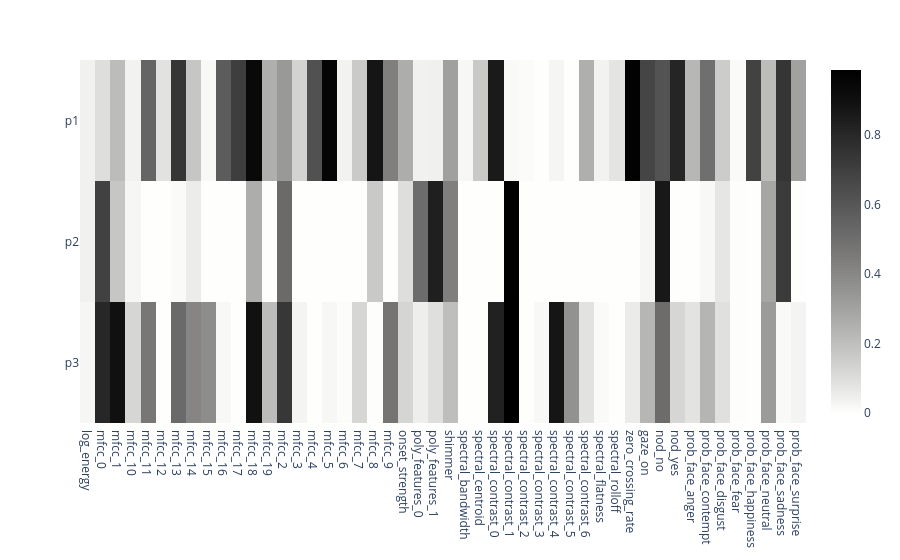

Notebook code for this chart:
### Code cell
fig_p

### Figure 1 — Plotly figure (JSON) as saved in the notebook; plotly's stock layout.template omitted (floating-point values rounded to 4 significant figures; data arrays with more than 128 entries replaced by an {"elided": "..."} marker saying what was removed)
{"data": [{"coloraxis": "coloraxis", "hovertemplate": "x: %{x}<br>y: %{y}<br>color: %{z}<extra></extra>", "name": "0", "texttemplate": "%{z}", "type": "heatmap", "x": ["log_energy", "mfcc_0", "mfcc_1", "mfcc_10", "mfcc_11", "mfcc_12", "mfcc_13", "mfcc_14", "mfcc_15", "mfcc_16", "mfcc_17", "mfcc_18", "mfcc_19", "mfcc_2", "mfcc_3", "mfcc_4", "mfcc_5", "mfcc_6", "mfcc_7", "mfcc_8", "mfcc_9", "onset_strength", "poly_features_0", "poly_features_1", "shimmer", "spectral_bandwidth", "spectral_centroid", "spectral_contrast_0", "spectral_contrast_1", "spectral_contrast_2", "spectral_contrast_3", "spectral_contrast_4", "spectral_contrast_5", "spectral_contrast_6", "spectral_flatness", "spectral_rolloff", "zero_crossing_rate", "gaze_on", "nod_no", "nod_yes", "prob_face_anger", "prob_face_contempt", "prob_face_disgust", "prob_face_fear", "prob_face_happiness", "prob_face_neutral", "prob_face_sadness", "prob_face_surprise"], "xaxis": "x", "y": ["p1", "p2", "p3"], "yaxis": "y", "z": {"elided": "3x48 float values"}}], "layout": {"coloraxis": {"colorscale": [[0, "rgb(254, 254, 253)"], [0.09091, "rgb(224, 224, 223)"], [0.1818, "rgb(197, 197, 195)"], [0.2727, "rgb(171, 171, 170)"], [0.3636, "rgb(146, 146, 145)"], [0.4545, "rgb(124, 123, 122)"], [0.5455, "rgb(102, 101, 101)"], [0.6364, "rgb(81, 80, 80)"], [0.7273, "rgb(59, 59, 59)"], [0.8182, "rgb(38, 38, 38)"], [0.9091, "rgb(16, 16, 16)"], [1, "rgb(0, 0, 0)"]]}, "margin": {"t": 60}, "xaxis": {"anchor": "y", "domain": [0, 1]}, "yaxis": {"anchor": "x", "autorange": "reversed", "domain": [0, 1]}}}
